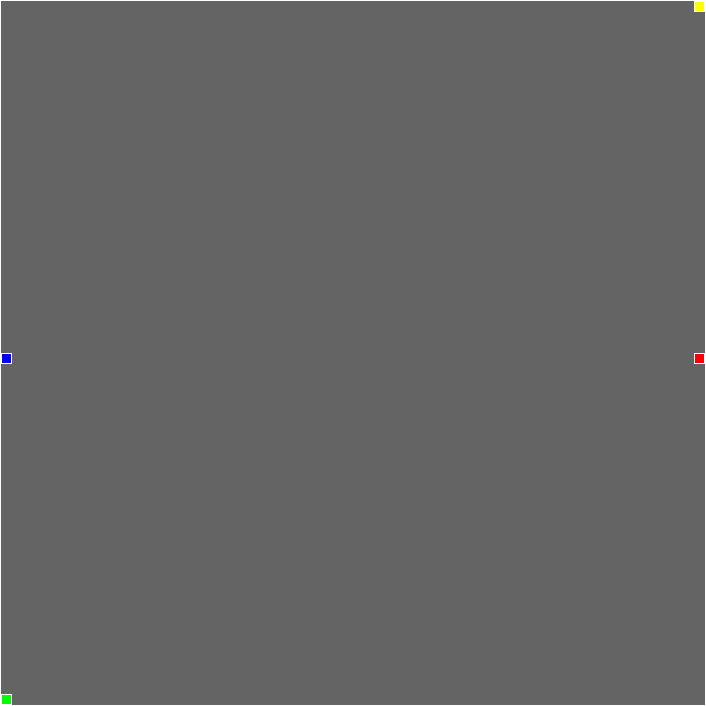
Frame 1 (no input)
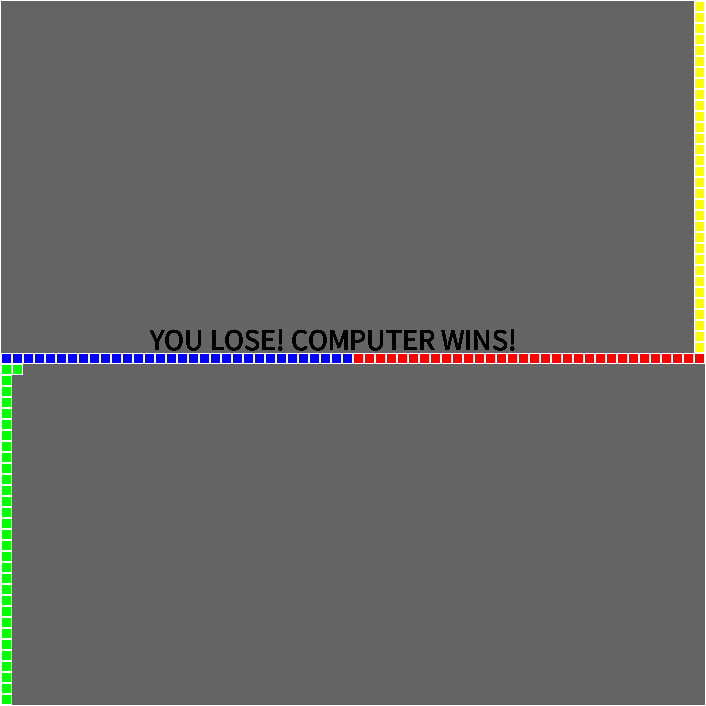
Frame 60 (the mouse pressed at the canvas centre just before this capture)
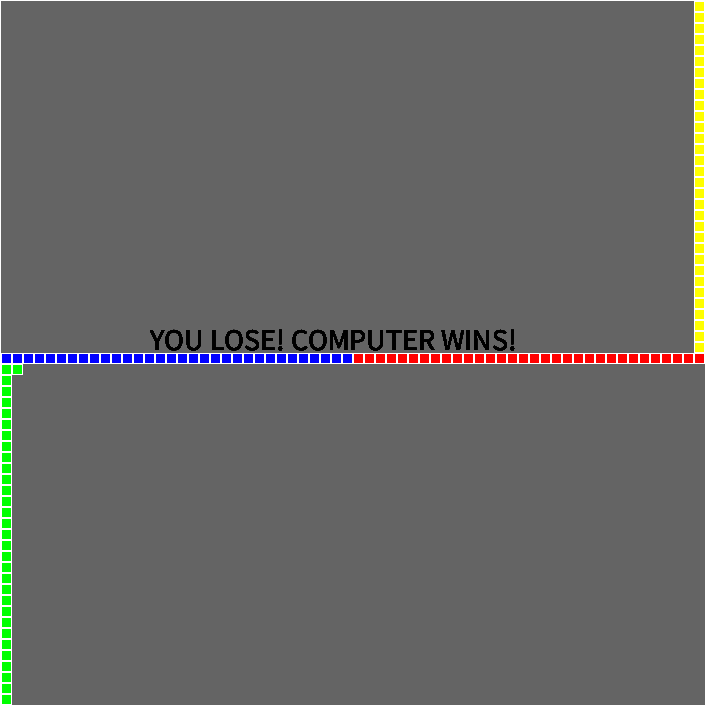
Frame 120 (the mouse held since frame 60 and released just before this capture)

The Processing sketch that drew these frames (run headless with seeded random() and noise(); from frame 60 on, the mouse is pressed at the canvas centre):

// Processing sketch: processing_83984
// ── processing_83984.pde

//Bryan Lee, Tron, Computer Programming 1, Block 7
int direction = RIGHT;
int compdirection = LEFT;
int compdirection1 = UP;
int compdirection2 = DOWN;
int x = 1;
int y = 353;

int b = 694;
int c = 353;

int d = 1;
int e = 694;

int f = 694;
int g = 1;

int a = 100;
boolean gameover = false;
void setup()
{
  size(706, 706);
  frameRate(20);
  background(a);
  stroke(255);
  line(0, 0, 705, 0);
  line(705, 0, 705, 705);
  line(705, 705, 0, 705);
  line(0, 705, 0, 0);
}

void keyPressed()
{
  if ( key == 'w')
  {
    direction = UP;
  }
  else if ( key == 's')
  {
    direction = DOWN;
  }
  else if ( key == 'a')
  {
    direction = LEFT;
  }
  else if ( key == 'd')
  {
    direction = RIGHT;
  }
}
void draw()
{
  if (get(x, y) != color(a))
  {
    fill(0);
    textSize(30);
    text("YOU LOSE! COMPUTER WINS!", 150, 350);
    gameover = true;
  }
  if (gameover == true)
  {
    direction = 0;
  }
  else
  {
    human();
    computer();
    computer1();
    computer2();
  }
}
void human()
{
  stroke(255);
  fill(0, 0, 255);
  rect(x, y, 10, 10);
  if (direction == UP)
  {
    y-=11;
  }
  if (direction == DOWN)
  {
    y+=11;
  }
  if (direction == RIGHT)
  {
    x+=11;
  }
  if (direction == LEFT)
  {
    x-=11;
  }
}
void computer()
{
  if (get(b-1, c) != color(a))
  {
    compdirection = UP;
  }
  if ( get(b, c-1) != color(a) && compdirection == UP)
  {
    compdirection = RIGHT;
  }
  if ( get(b+11, c) != color(a) && compdirection == RIGHT)
  {
    compdirection = DOWN;
  }
  if ( get(b, c+11) != color(a) && compdirection == DOWN)
  {
    compdirection = LEFT;
  }
  if (get(b, c) != color(a))
  {
    fill(0);
    textSize(30);
    text("COMPUTER RED LOSES! YOU WIN!", 150, 350);
    gameover = true;
  }
  if (gameover == true)
  {
    compdirection = 0;
  }
  else
  {
    stroke(255);
    fill(255, 0, 0);
    rect(b, c, 10, 10);
    if (compdirection == UP)
    {
      c-=11;
    }
    if (compdirection == DOWN)
    {
      c+=11;
    }
    if (compdirection == RIGHT)
    {
      b+=11;
    }
    if (compdirection == LEFT)
    {
      b-=11;
    }
  }
}
void computer1()
{
  if (get(d-1, e) != color(a))
  {
    compdirection1 = UP;
  }
  if ( get(d, e-1) != color(a) && compdirection1 == UP)
  {
    compdirection1 = RIGHT;
  }
  if ( get(d+11, e) != color(a) && compdirection1 == RIGHT)
  {
    compdirection1 = DOWN;
  }
  if ( get(d, e+11) != color(a) && compdirection1 == DOWN)
  {
    compdirection1 = LEFT;
  }
  if (get(d, e) != color(a))
  {
    fill(0);
    textSize(30);
    text("COMPUTER GREEN LOSES! YOU WIN!", 150, 350);
    gameover = true;
  }
  if (gameover == true)
  {
    compdirection1 = 0;
  }
  else
  {
    stroke(255);
    fill(0,255,0);
    rect(d, e, 10, 10);
    if (compdirection1 == UP)
    {
      e-=11;
    }
    if (compdirection1 == DOWN)
    {
      e+=11;
    }
    if (compdirection1 == RIGHT)
    {
      d+=11;
    }
    if (compdirection1 == LEFT)
    {
      d-=11;
    }
  }
}
void computer2()
  {
    if (get(f-1, g) != color(a))
    {
      compdirection2 = UP;
    }
    if ( get(f, g-1) != color(a) && compdirection2 == UP)
    {
      compdirection2 = RIGHT;
    }
    if ( get(f+11, g) != color(a) && compdirection2 == RIGHT)
    {
      compdirection2 = DOWN;
    }
    if ( get(f, g+11) != color(a) && compdirection2 == DOWN)
    {
      compdirection2 = LEFT;
    }
    if (get(f, g) != color(a))
    {
      fill(0);
      textSize(30);
      text("COMPUTER YELLOW LOSES! YOU WIN!", 150, 350);
      gameover = true;
    }
    if (gameover == true)
    {
      compdirection2 = 0;
    }
    else
    {
      stroke(255);
      fill(255, 255, 0);
      rect(f, g, 10, 10);
      if (compdirection2 == UP)
      {
        g-=11;
      }
      if (compdirection2 == DOWN)
      {
        g+=11;
      }
      if (compdirection2 == RIGHT)
      {
        f+=11;
      }
      if (compdirection2 == LEFT)
      {
        f-=11;
      }
    }
  }
